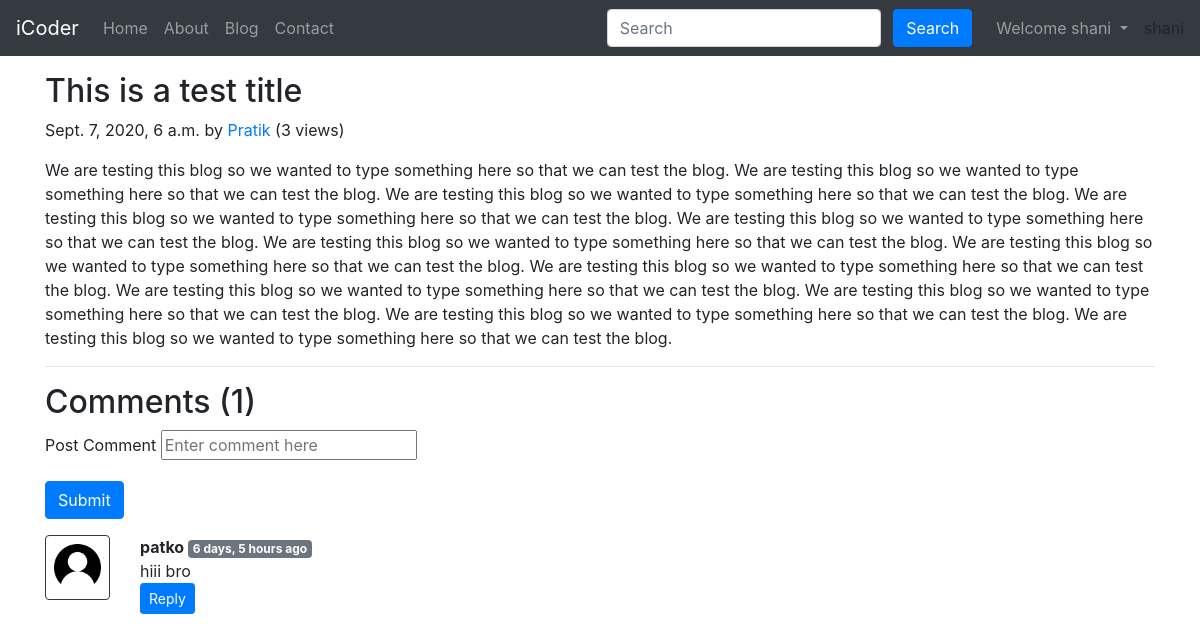
The page /blog/first-slug (signed in) on the database its author committed.
### blog/models.py (models this page shows, shortened)
class Post(models.Model):
    sno = models.AutoField(primary_key=True)
    title = models.CharField(max_length=255)
    content = models.TextField()
    author = models.CharField(max_length=13)
    slug = models.CharField(max_length=130)
    views = models.IntegerField(default=0)
    timeStamp = models.DateTimeField(blank=True)#automatoc thai jai atle n khabar pade search kari levu google

class BlogComment(models.Model):
    sno = models.AutoField(primary_key = True)
    comment = models.TextField()
    user = models.ForeignKey(User, on_delete=models.CASCADE)
    post = models.ForeignKey(Post, on_delete=models.CASCADE)
    parent = models.ForeignKey('self', on_delete=models.CASCADE, null=True)
    timestamp = models.DateTimeField(default=now)

### blog/views.py (the view)
# urls.py: path('<str:slug>', views.blogPost, name='blogPost'), #slug lakhu atale views na blog ma vai jai
def blogPost(request, slug):
    post = Post.objects.filter(slug=slug).first() #aa karvi atale first valu post j print thai
    post.views = post.views + 1
    post.save()
    comments = BlogComment.objects.filter(post=post, parent=None)
    replies = BlogComment.objects.filter(post=post).exclude(parent=None)
    replyDict = {}
    for reply in replies:#video:96 min18 jovu kay nai karvu reply varamvarm print thai ena mate
        if reply.parent.sno not in replyDict.keys():
            replyDict[reply.parent.sno] = [reply]
        else:
            replyDict[reply.parent.sno].append(reply)
    context = {'post': post, 'comments': comments, 'user':request.user, 'replyDict':replyDict} #video 92
    return render(request, 'blog/blogPost.html', context)

### blog/templatetags/extras.py (called while the page is built)
@register.filter(name='get_val')
def get_val(dict, key):
    return dict.get(key)

### templates/blog/blogPost.html (shortened to what this page needs)
{% extends 'base.html' %}
{% block body %}
{% load humanize %}
{% load extras %}
<div class="container my-3">
  <h2 class="blog-post-title">{{post.title}}</h2>
  <p class="blog-post-meta">{{post.timeStamp}} by <a href="/about">{{post.author}}</a> (<span>{{post.views}} views</span>)</p>
  <p>{{post.content|safe}}</p>
  <hr>
</div>
<div class="container">
  <h2> Comments ({{comments.count}})</h2>
  <div class="my-2">
    {% if user.is_authenticated %}
    <form action="/blog/postComment" method="post">
      <div class="form-group">
        <label for="exampleInputEmail1">Post Comment</label>
        <input type="text" class="from-control" name="comment" placeholder="Enter comment here">
      </div>
      <button type="submit" class="btn btn-primary">Submit</button>
    </form>
    {% else %}
    Please login to post a comment
    {% endif %}
  </div>
  {% for comment in comments %}
  <div class="row my-3">
    <div class="col-md-1">
      <img class="rounded mx-auto d-block w-100 p-2 border border-dark" src="/static/img/user.png" alt="user">
    </div>
    <div class="col-md-11"><b> {{comment.user.username}} </b> <span
        class="badge badge-secondary">{{comment.timestamp | naturaltime}}</span>
      <div> {{comment.comment}} </div>
      <div class="reply mx-0">
        {% if user.is_authenticated %}
        <button class="btn btn-sm btn-primary" type="button" data-toggle="collapse"
          data-target="#replyBox{{comment.sno}}" aria-expanded="false" aria-controls="replyBox{{comment.sno}}">
          Reply
        </button>
        {% else %}
        <button class="btn btn-sm btn-primary" type="button" data-toggle="collapse"
          data-target="#replyBox{{comment.sno}}" aria-expanded="false" aria-controls="replyBox{{comment.sno}}">
          Login to Reply
        </button>
        {% endif %}
      </div>
    </div>
  </div>
  {% endfor %}
</div>
{% endblock body %}

### templates/base.html (shortened to what this page needs)
<!doctype html>
<html lang="en">
<head>
  <link rel="stylesheet" href="https://stackpath.bootstrapcdn.com/bootstrap/4.5.2/css/bootstrap.min.css"
>
</head>
<body>
  <nav class="navbar navbar-expand-lg navbar-dark bg-dark">
    <a class="navbar-brand" href="/">iCoder</a>
    <div class="collapse navbar-collapse" id="navbarSupportedContent">
      <ul class="navbar-nav mr-auto">
        <li class="nav-item {% block homeactive %} {% endblock homeactive %}">
          <a class="nav-link" href="/">Home <span class="sr-only">(current)</span></a>
        </li>
        <li class="nav-item {% block aboutactive %} {% endblock aboutactive %}">
          <a class="nav-link" href="/about">About</a>
        </li>
        <li class="nav-item {% block blogactive %} {% endblock blogactive %}">
          <a class="nav-link" href="/blog">Blog</a>
        </li>
        <li class="nav-item {% block contactactive %} {% endblock contactactive %}">
          <a class="nav-link" href="/contact">Contact</a>
        </li>
      </ul>
      <div class="ml-auto form-inline">
      <form method='get' action="/search" class=" my-2 my-lg-0 mx-3">
        <input class="form-control mr-sm-2" type="search" placeholder="Search" aria-label="Search" name="query"
          id="query">
        <button class="btn btn-primary my-2 my-sm-0" type="submit">Search</button>
      </form>
      {% if user.is_authenticated %}
      <ul class="navbar-nav mr-2">
        <li class="nav-item dropdown">
          <a class="nav-link dropdown-toggle" href="#" id="navbarDropdown" role="button" data-toggle="dropdown" aria-haspopup="true" aria-expanded="false">
            Welcome {{request.user}}
          </a>
        </li>
      </ul>
        {{request.user}}
      {% endif %}
    </div>
    </div>
  </nav>
  {%block body%}
  {% endblock body %}
</body>
</html>

### rows shown on the page
Post: title "This is a test title", timeStamp "Sept. 7, 2020, 6 a.m.", author "Pratik", views "3", content "We are testing this blog so we wanted to type something here so that we can test the blog. We are testing this blog so we wanted to type something here so that we can test the blog. We are testing this blog so we wanted to type something here so that we can test the blog. We are testing this blog so we wanted to type something here so that we can test the blog. We are testing this blog so we wanted to type something here so that we can test the blog. We are testing this blog so we wanted to type something here so that we can test the blog. We are testing this blog so we wanted to type something here so that we can test the blog. We are testing this blog so we wanted to type something here…"
BlogComment: user.username "patko", timestamp "6 days, 5 hours ago", comment "hiii bro"

### other values the page prints
{{ request.user }} "shani"
{{ comments.count }} "1"
